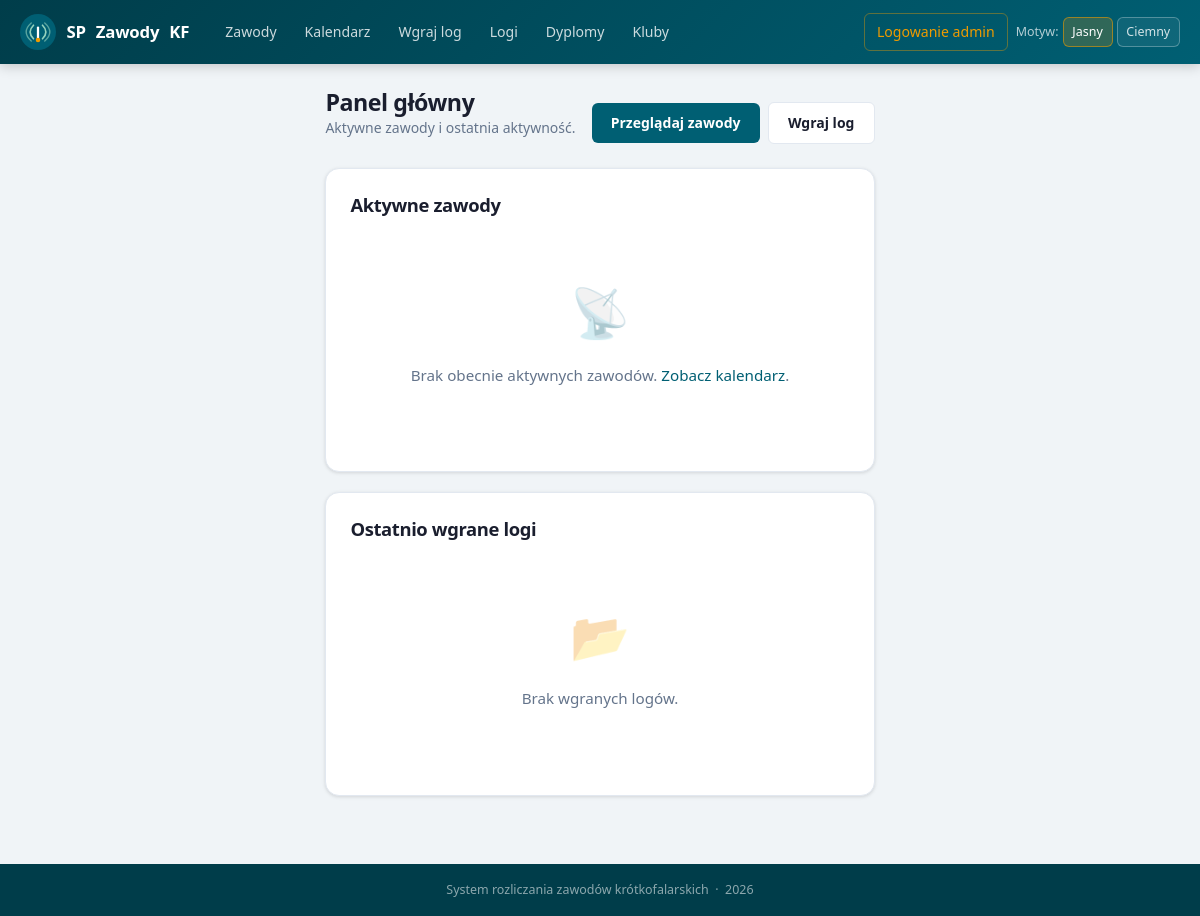
The app's page /, older data.
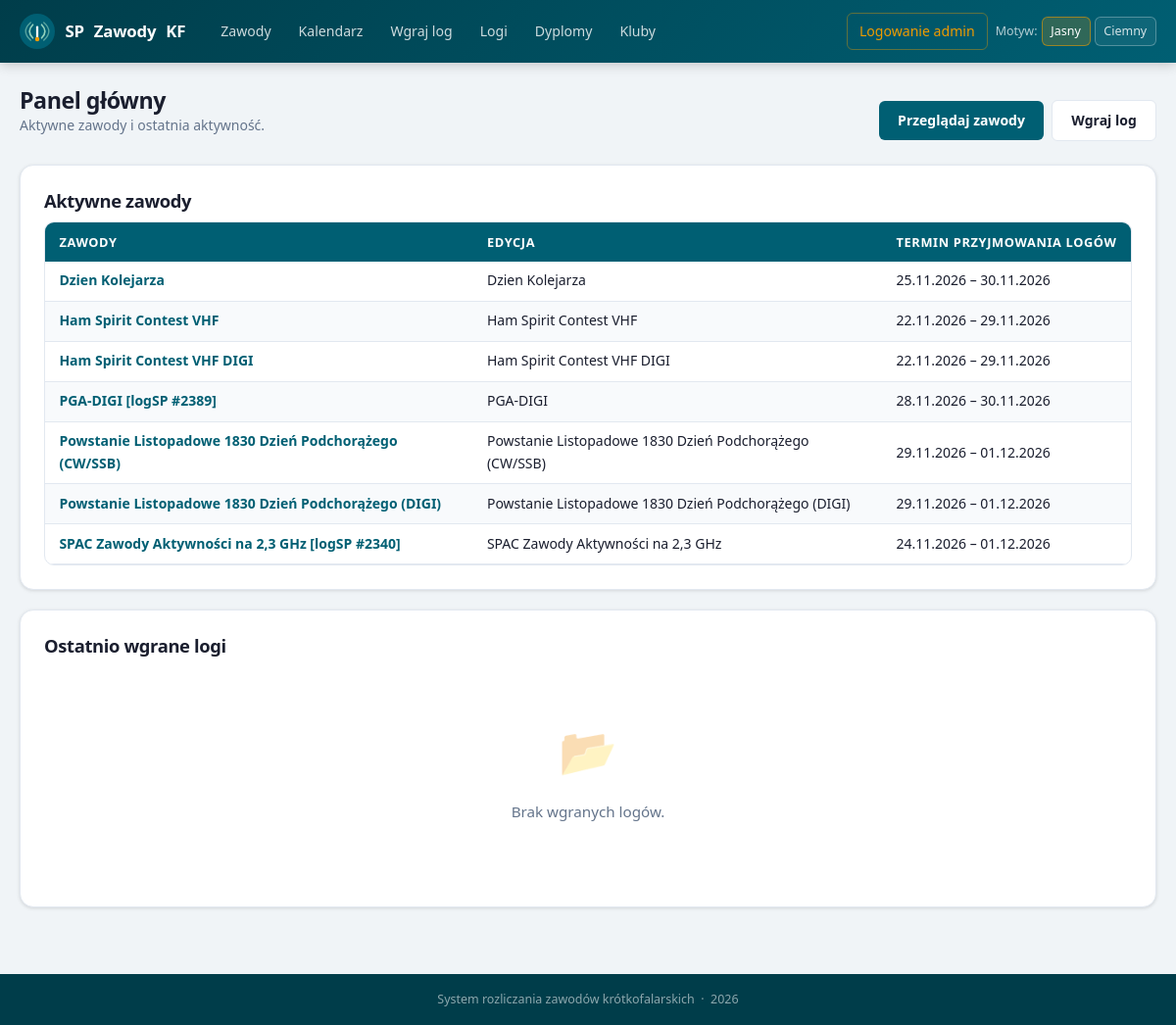
The same page, newer data.
### app/models.py (models this page shows, shortened)
class ContestEdition(db.Model):
    id = db.Column(db.Integer, primary_key=True)
    contest_id = db.Column(db.Integer, db.ForeignKey("contest.id"), nullable=False)
    year = db.Column(db.Integer, nullable=False)
    name = db.Column(db.String(120), nullable=True)
    description = db.Column(db.Text, nullable=True)
    status = db.Column(db.String(32), default="draft", nullable=False)
    submission_open_at = db.Column(db.DateTime, nullable=True)
    submission_deadline = db.Column(db.DateTime, nullable=True)
    created_at = db.Column(db.DateTime, default=datetime.utcnow, nullable=False)
    contest = db.relationship("Contest", back_populates="editions")
    rules = db.relationship(
        "ContestRule",
        back_populates="edition",
        cascade="all, delete-orphan",
        order_by="ContestRule.key",
    )
    logs = db.relationship(
        "ContestLog",
        back_populates="edition",
        cascade="all, delete-orphan",
        order_by="ContestLog.uploaded_at.desc()",
    )
    categories = db.relationship(
        "ContestCategory",
        back_populates="edition",
        cascade="all, delete-orphan",
        order_by="ContestCategory.name",
    )
    certificate_template = db.relationship(
        "CertificateTemplate",
        back_populates="edition",
        uselist=False,
        cascade="all, delete-orphan",
    )
    __table_args__ = (db.UniqueConstraint("contest_id", "year", name="uq_contest_edition_year"),)

class Contest(db.Model):
    id = db.Column(db.Integer, primary_key=True)
    name = db.Column(db.String(120), nullable=False, unique=True)
    description = db.Column(db.Text, nullable=True)
    is_yearly_recurring = db.Column(db.Boolean, default=True, nullable=False)
    created_at = db.Column(db.DateTime, default=datetime.utcnow, nullable=False)
    editions = db.relationship(
        "ContestEdition",
        back_populates="contest",
        cascade="all, delete-orphan",
        order_by="ContestEdition.year.desc()",
    )
    rule_notes = db.relationship(
        "ContestRuleNote",
        back_populates="contest",
        cascade="all, delete-orphan",
        order_by="ContestRuleNote.created_at.desc()",
    )

### app/routes.py (the view)
@bp.route("/")
def index():
    now = datetime.utcnow()
    editions = (
        ContestEdition.query.join(ContestEdition.contest)
        .filter(
            ContestEdition.status == "accepting_logs",
            or_(ContestEdition.submission_open_at.is_(None), ContestEdition.submission_open_at <= now),
            or_(ContestEdition.submission_deadline.is_(None), ContestEdition.submission_deadline >= now),
        )
        .order_by(Contest.name.asc(), ContestEdition.year.desc())
        .all()
    )
    recent_logs = ContestLog.query.order_by(ContestLog.submitted_at.desc()).limit(10).all()
    return render_template(
        "index.html",
        editions=editions,
        recent_logs=recent_logs,
    )

### app/admin_auth.py (called while the page is built)
def get_current_admin_user() -> AdminUser | None:
    if hasattr(g, "current_admin_user"):
        return g.current_admin_user
    user_id = session.get(SESSION_KEY)
    if not user_id:
        g.current_admin_user = None
        return None
    user = db.session.get(AdminUser, user_id)
    g.current_admin_user = user
    return user

### app/templates/index.html (shortened to what this page needs)
{% extends 'base.html' %}
{% block content %}
<div class="page-header">
    <div>
        <h2>Panel główny</h2>
        <p class="muted mb-0">Aktywne zawody i ostatnia aktywność.</p>
    </div>
    <div class="btn-group mt-0">
        <a href="{{ url_for('main.contests') }}" class="button">Przeglądaj zawody</a>
        <a href="{{ url_for('main.upload_log') }}" class="button btn-secondary">Wgraj log</a>
    </div>
</div>
<section class="card">
    <h3>Aktywne zawody</h3>
    {% if editions %}
        <div class="table-wrap">
        <table>
            <thead>
                <tr>
                    <th>Zawody</th>
                    <th>Edycja</th>
                    <th>Termin przyjmowania logów</th>
                </tr>
            </thead>
            <tbody>
                {% for edition in editions %}
                <tr>
                    <td><a href="{{ url_for('main.contest_detail', contest_id=edition.contest_id) }}"><strong>{{ edition.contest.name }}</strong></a></td>
                    <td>{{ edition.name or edition.year }}</td>
                    <td>
                        {{ edition.submission_open_at.strftime('%d.%m.%Y') if edition.submission_open_at else 'Teraz' }}
                        – {{ edition.submission_deadline.strftime('%d.%m.%Y') if edition.submission_deadline else 'bez terminu' }}
                    </td>
                </tr>
                {% endfor %}
            </tbody>
        </table>
        </div>
    {% else %}
        <div class="empty-state">
            <div class="empty-state-icon">📡</div>
            <p>Brak obecnie aktywnych zawodów. <a href="{{ url_for('main.contest_calendar') }}">Zobacz kalendarz</a>.</p>
        </div>
    {% endif %}
</section>
<section class="card">
    <h3>Ostatnio wgrane logi</h3>
    {% if recent_logs %}
        <div class="table-wrap">
        <table>
            <thead>
                <tr>
                    <th>Wgrano</th>
                    <th>Edycja</th>
                    <th>Callsign</th>
                    <th>Kategoria</th>
                    <th>Wynik</th>
                    <th>Status</th>
                    <th></th>
                </tr>
            </thead>
            <tbody>
                {% for log in recent_logs %}
                <tr>
                    <td class="muted">{{ log.uploaded_at.strftime('%Y-%m-%d %H:%M') }}</td>
                    <td>{{ log.contest.name }} {{ log.edition.year }}</td>
                    <td><strong>{{ log.station_call or '—' }}</strong></td>
                    <td>{{ log.category.name if log.category else '—' }}</td>
                    <td><strong>{{ log.computed_score }}</strong></td>
                    <td><span class="badge badge-{{ log.submission_status }}">{{ status_pl(log.submission_status) }}</span></td>
                    <td><a href="{{ url_for('main.log_detail', log_id=log.id) }}">Podgląd</a></td>
                </tr>
                {% endfor %}
            </tbody>
        </table>
        </div>
    {% else %}
        <div class="empty-state">
            <div class="empty-state-icon">📂</div>
            <p>Brak wgranych logów.</p>
        </div>
    {% endif %}
</section>
{% endblock %}

### app/templates/base.html (shortened to what this page needs)
<!doctype html>
<html lang="{{ ui_lang }}" data-theme="{{ ui_theme }}">
<head>
    <link rel="stylesheet" href="{{ url_for('static', filename='styles.css') }}">
</head>
<body>
<header class="site-header">
    <div class="header-inner">
        <a class="site-logo" href="{{ url_for('main.index') }}">
            <img src="{{ url_for('static', filename='favicon.svg') }}" alt="Logo">
            <span class="site-logo-text">SP&nbsp;<span>Zawody</span>&nbsp;KF</span>
        </a>
        <nav>
            <a href="{{ url_for('main.contests') }}">{{ t('nav_contests') }}</a>
            <a href="{{ url_for('main.contest_calendar') }}">{{ t('nav_calendar') }}</a>
            <a href="{{ url_for('main.upload_log') }}">{{ t('nav_upload_log') }}</a>
            <a href="{{ url_for('main.logs_received') }}">{{ t('nav_logs') }}</a>
            <a href="{{ url_for('main.certificates_lookup') }}">{{ t('nav_certificates') }}</a>
            <a href="{{ url_for('main.clubs_home') }}">{{ t('nav_clubs') }}</a>
            <div class="nav-right">
                {% if current_admin_user %}
                    <a href="{{ url_for('admin.dashboard') }}" class="nav-admin">{{ t('nav_admin') }}</a>
                {% else %}
                    <a href="{{ url_for('admin.login') }}" class="nav-admin">{{ t('nav_admin_login') }}</a>
                {% endif %}
                <span class="nav-meta">{{ t('theme') }}:</span>
                <a href="{{ ui_url(theme='light') }}" class="nav-chip {% if ui_theme == 'light' %}active{% endif %}">{{ t('theme_light') }}</a>
                <a href="{{ ui_url(theme='dark') }}" class="nav-chip {% if ui_theme == 'dark' %}active{% endif %}">{{ t('theme_dark') }}</a>
            </div>
        </nav>
    </div>
</header>
<main class="container">
    {% block content %}{% endblock %}
</main>
<footer class="site-footer">
    {{ t('site_footer') }} &nbsp;·&nbsp; {{ now.year if now is defined else 2026 }}
</footer>
</body>
</html>

Row changes from the older to the newer data that the page shows:
added ContestEdition: contest.name "Dzien Kolejarza", name "Dzien Kolejarza", submission_open_at "25.11.2026", submission_deadline "30.11.2026"
added ContestEdition: contest.name "Ham Spirit Contest VHF", name "Ham Spirit Contest VHF", submission_open_at "22.11.2026", submission_deadline "29.11.2026"
added ContestEdition: contest.name "Ham Spirit Contest VHF DIGI", name "Ham Spirit Contest VHF DIGI", submission_open_at "22.11.2026", submission_deadline "29.11.2026"
added ContestEdition: contest.name "PGA-DIGI [logSP #2389]", name "PGA-DIGI", submission_open_at "28.11.2026", submission_deadline "30.11.2026"
added ContestEdition: contest.name "Powstanie Listopadowe 1830 Dzień Podchorążego (CW/SSB)", name "Powstanie Listopadowe 1830 Dzień Podchorążego (CW/SSB)", submission_open_at "29.11.2026", submission_deadline "01.12.2026"
added ContestEdition: contest.name "Powstanie Listopadowe 1830 Dzień Podchorążego (DIGI)", name "Powstanie Listopadowe 1830 Dzień Podchorążego (DIGI)", submission_open_at "29.11.2026", submission_deadline "01.12.2026"
added ContestEdition: contest.name "SPAC Zawody Aktywności na 2,3 GHz [logSP #2340]", name "SPAC Zawody Aktywności na 2,3 GHz", submission_open_at "24.11.2026", submission_deadline "01.12.2026"
Text that changed along with them:
text no longer shown: "📡 Brak obecnie aktywnych zawodów. Zobacz kalendarz ."
text now shown: "ZAWODY EDYCJA TERMIN PRZYJMOWANIA LOGÓW"
